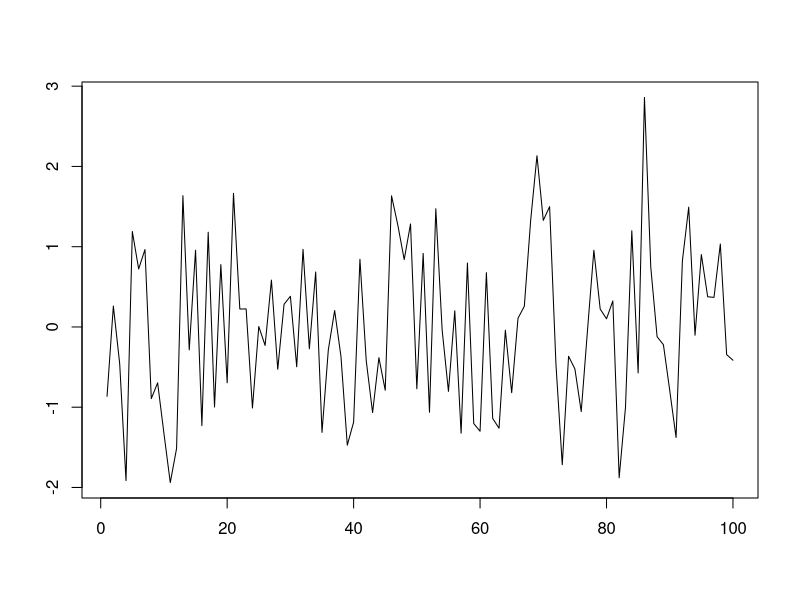

Recreate this plot in R.
if(!exists("PNGwidth")){
  PNGwidth <- 480
}
if(!exists("PNGheight")){
  PNGheight <- 480
}
if(!exists("PNGxlabel")){
  PNGxlabel <- ""
}
if(!exists("PNGylabel")){
  PNGylabel <- ""
}
if(!exists("x")){
  x <- 1:100  
}
if(!exists("y")){
  y <- rnorm(100)  
}
if(!exists("imageName")){
	imageName <- "xyplot"
}

png(paste0(imageName,".png"),width = PNGwidth, height = PNGheight)
plot(x,y,type= "l", xlab = PNGxlabel, ylab = PNGylabel)
dev.off()
